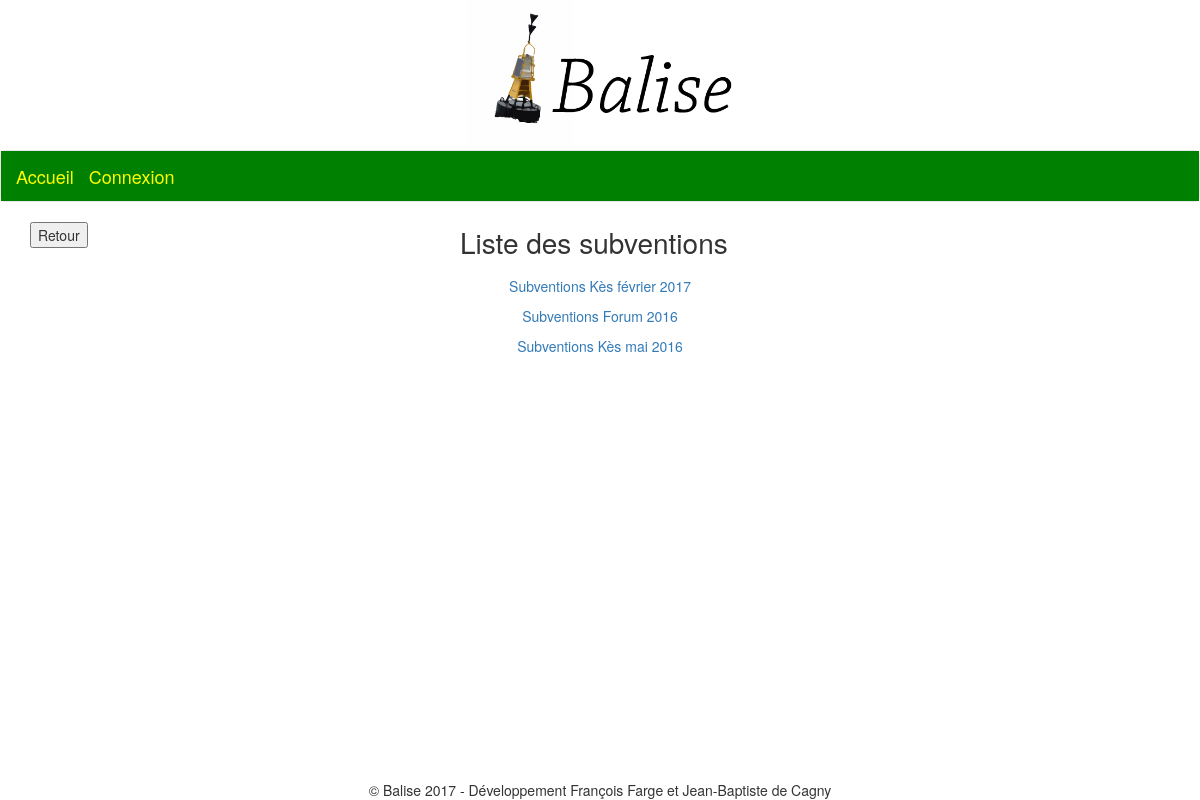
Page /subventions/ on the committed database.
### subventions/models.py (models this page shows, shortened)
class VagueSubventions(models.Model):
	type_subvention = models.ForeignKey(TypeSubvention)
	annee = models.CharField(max_length=4)
	class Meta:
		unique_together = ('type_subvention', 'annee')
		ordering = ('-annee',)
	@models.permalink
	def view_self_url(self):
		return ('view_vague', [self.id])

class TypeSubvention(models.Model):
	nom = models.CharField(max_length=30)
	deblocable = models.BooleanField()
	class Meta:
		unique_together = ('nom',)
	def __str__(self):
		return self.nom

### subventions/views.py (the view)
def subventions_home(request):
	vagues_subventions = VagueSubventions.objects.all()
	return render(request, 'subventions/subventions_home.html', locals())

### subventions/templates/subventions/subventions_home.html
{% extends 'base.html' %}
{% block content %}
	<section id="compta-title-and-return">
		<div class="return-button">
			<form action="../">
				<input type="submit" value="Retour" />
			</form>
		</div>
		<div id="compta-title-cropped">
			<div id="page-title">Liste des subventions</div>
		</div>
	</section>
	<section>
		<div class="txtcentre">
		{% for vague in vagues_subventions %}
			<p><a href={{ vague.view_self_url }}>Subventions {{ vague.type_subvention }} {{ vague.annee }}</a></p>
		{% endfor %}
		</div>
	</section>
{% endblock %}

### static/css/style.css (style rules this page uses)
#page-title { font-size: 2em; text-align: center; margin-bottom: 0.5em; width: 100%; }
.txtcentre { text-align: center; }

### static/css/compta.css (style rules this page uses)
#compta-title-and-return { display: flex; }
#compta-title-cropped { margin-right: 5em; min-width: 30em; width: 100% }

### rows in the picture
VagueSubventions: type_subvention "Kès février", annee "2017"
VagueSubventions: type_subvention "Forum", annee "2016"
VagueSubventions: type_subvention "Kès mai", annee "2016"
